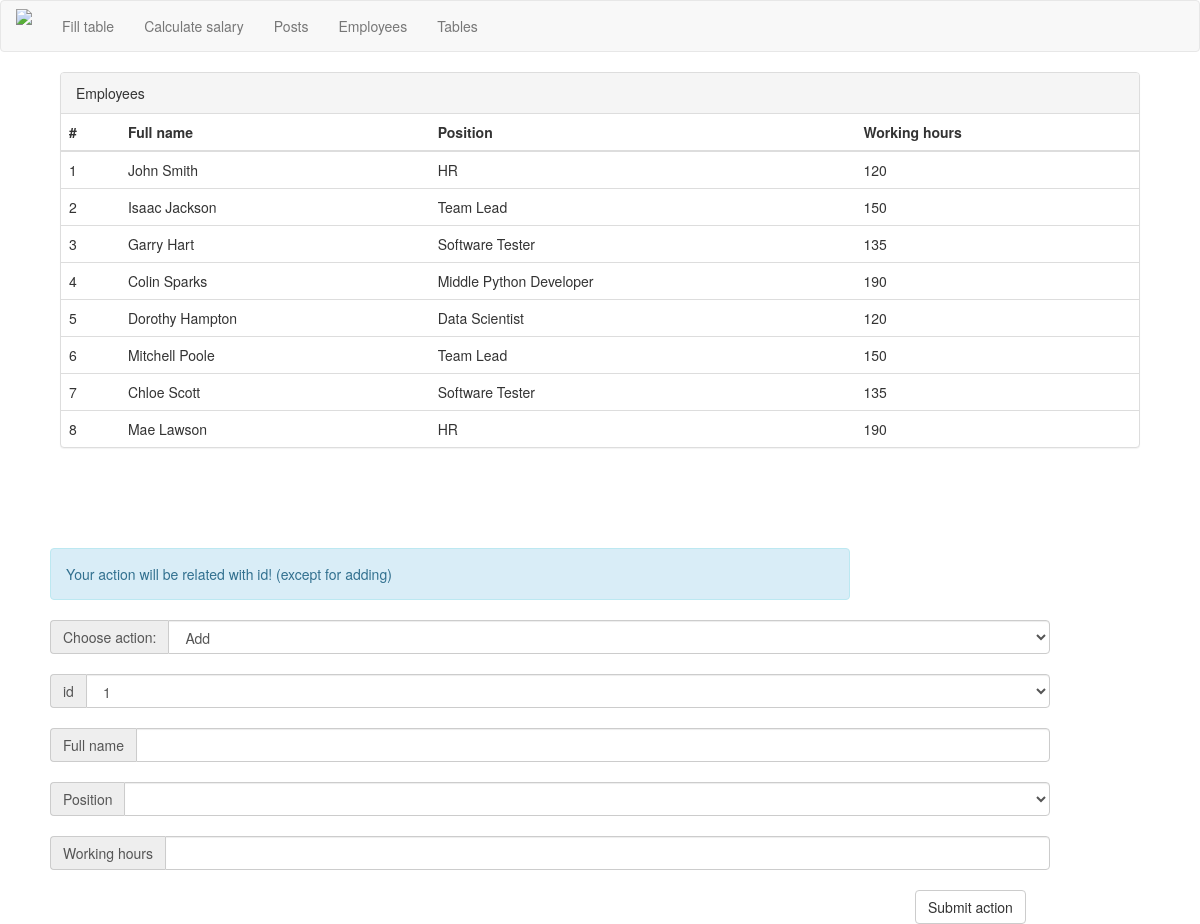
/employees/, run on an earlier commit of the app's database.
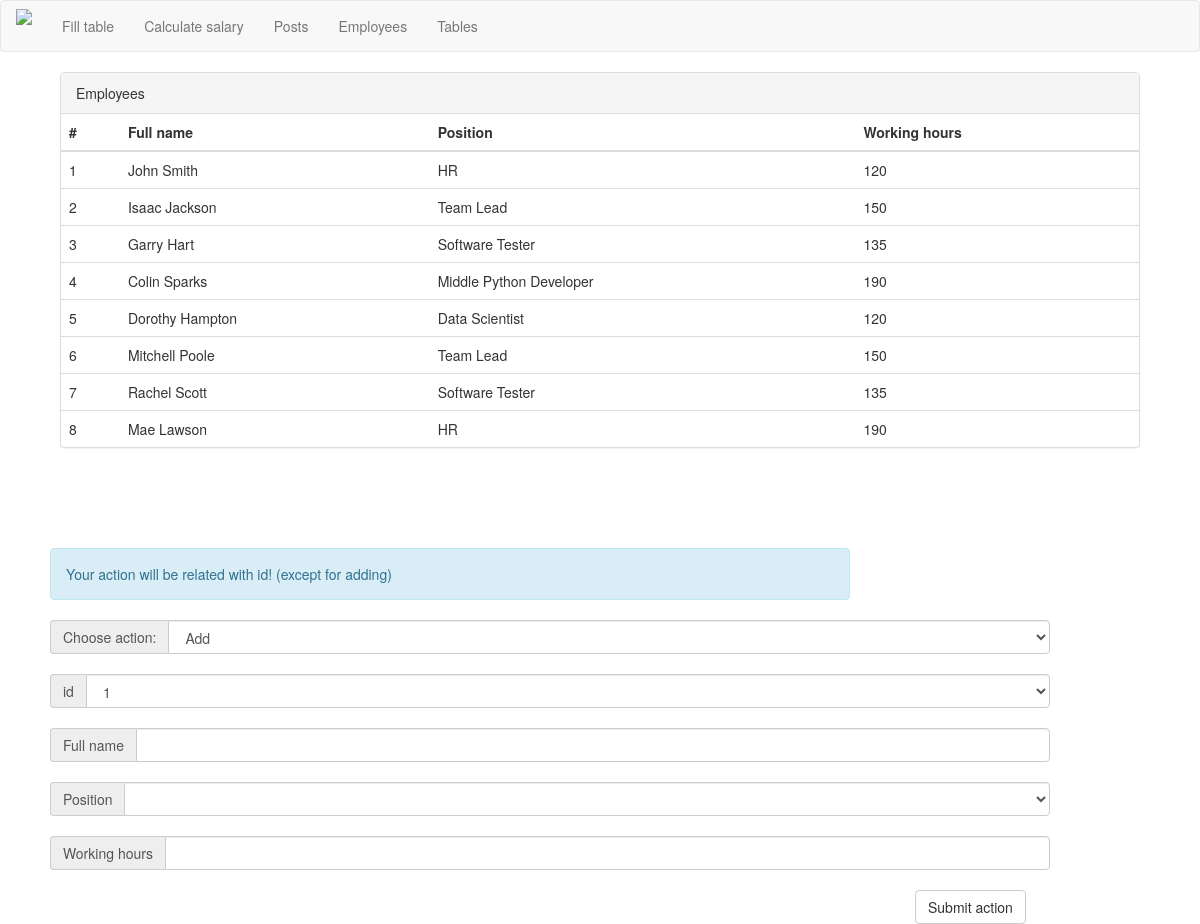
And on a later commit of the database.
### tables this page shows
CREATE TABLE Employees (id INTEGER, name TEXT, post TEXT, rate INTEGER);

### __init__.py (the view)
@app.route('/employees/')
def employees():
    try:
        POSTS_DATA = Position().get_all_db_data()
        EMPLOYEES_DATA = Employee().get_all_db_data()
        return render_template("employees.html", EMPLOYEES_DATA=EMPLOYEES_DATA, POSTS_DATA=POSTS_DATA, error=None)
    except Exception as e:
        return render_template("employees.html", error="Exception has been caught: " + e.args[0])

### Employee.py (called while the page is built)
    def get_all_db_data(self):
        db = sqlite.connect(self.database)
        db.row_factory = sqlite.Row
        with db:
            conn = db.cursor()
            conn.execute("SELECT * FROM {}".format(self.table))
            data = conn.fetchall()
            return data

### Position.py (called while the page is built)
    def get_all_db_data(self):
        db = sqlite.connect(self.database)
        db.row_factory = sqlite.Row
        with db:
            conn = db.cursor()
            conn.execute("SELECT * FROM {}".format(self.table))
            data = conn.fetchall()
            return data

### templates/employees.html (shortened to what this page needs)
{% extends "header.html" %}
{% block body %}
    <div class="panel panel-default" style="max-width: 90%; margin: auto;">
        <div class="panel-heading">Employees </div>
        <table class="table">
            <thead>
                <th> # </th>
                <th> Full name </th>
                <th> Position </th>
                <th> Working hours </th>
            </thead>
            <tbody>
                {% for item in EMPLOYEES_DATA:%}
                <tr>
                    <td> {{item["id"]}} </td>
                    <td> {{item["name"]}} </td>
                    <td> {{item["post"]}} </td>
                    <td> {{item["rate"]}} </td>
                </tr>
                {% endfor %}
            </tbody>
        </table>
    </div>
    <form method="POST" action="/employees-handler/">
        <div class="alert alert-info" role="alert" style="margin:100px 50px 20px 50px; width: 800px;">
            Your action will be related with id! (except for adding)
        </div>
        <div class="input-group" style="margin: 20px 50px; width: 1000px;">
            <span class="input-group-addon" id="basic-addon1"> Choose action: </span>
            <select type="text" class="form-control"
                    aria-describedby="basic-addon1" name="action" value="{{request.form.action}}">
                <option value="add"> Add </option>
            </select>
        </div>
        <div class="input-group" style="margin: 20px 50px; width: 1000px;">
            <span class="input-group-addon" id="basic-addon1"> id </span>
            <select type="text" class="form-control"
                    aria-describedby="basic-addon1" name="id" value="{{request.form.id}}">
                {% for employee in EMPLOYEES_DATA%}
                <option value="{{employee['id']}}">{{employee["id"]}}</option>
                {% endfor %}
            </select>
        </div>
        <div class="input-group" style="margin: 20px 50px; width: 1000px;">
            <span class="input-group-addon" id="basic-addon1"> Full name </span>
            <input type="text" class="form-control"
                    aria-describedby="basic-addon1" name="name" value="{{request.form.name}}">
        </div>
        <div class="input-group" style="margin: 20px 50px; width: 1000px;">
            <span class="input-group-addon" id="basic-addon1"> Position </span>
            <select type="text" class="form-control"
                    aria-describedby="basic-addon1" name="post" value="{{request.form.post}}">
                <option value=""></option>
                {% for post in POSTS_DATA%}
                <option value='{{post["name"]}}'>{{post["name"]}}</option>
                {% endfor%}
            </select>
        </div>
        <div class="input-group" style="margin: 20px 50px; width: 1000px;">
            <span class="input-group-addon" id="basic-addon1"> Working hours </span>
            <input type="text" class="form-control"
                    aria-describedby="basic-addon1" name="rate" value="{{request.form.rate}}">
        </div>
        <button type="submit" class="btn btn-default" style="margin-left: 915px;"> Submit action </button>
    </form>
{% endblock%}

What changed in the data, as far as the page shows it:
changed Employees: name "Chloe Scott" → "Rachel Scott"
